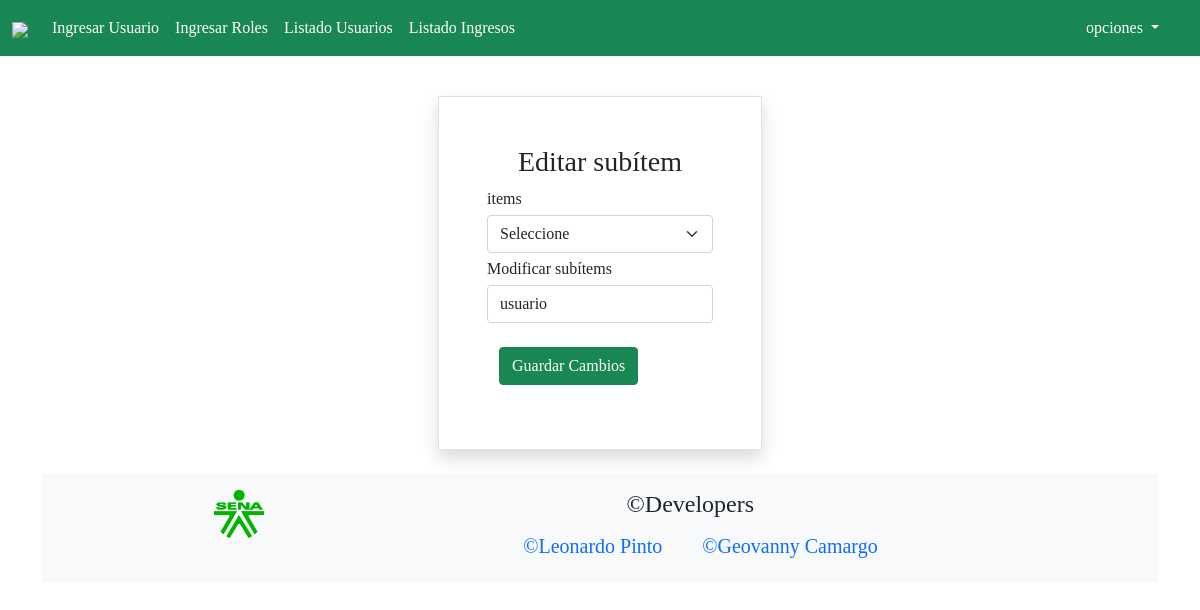
Page /pages/modificar_sub_items.php?id=2 on the earlier database version.
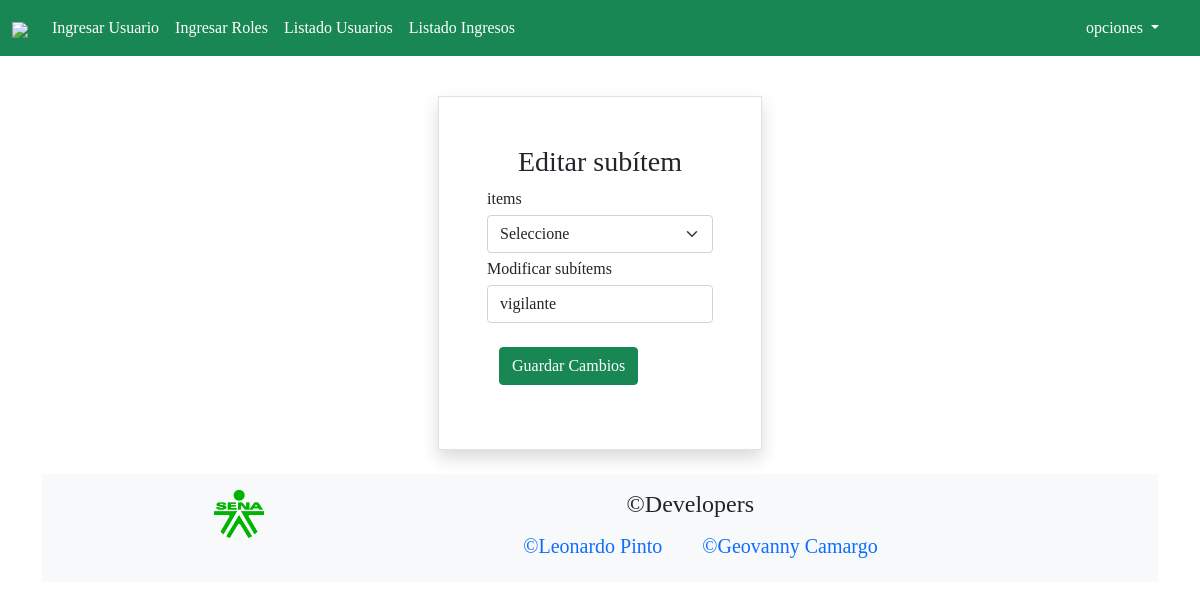
Same page on the later database version.
### tables this page shows
CREATE TABLE `sub_item` (
  `id` int(11) NOT NULL,
  `id_item` int(11) NOT NULL,
  `descripcion` varchar(70) NOT NULL
);

### pages/modificar_sub_items.php (the view, shortened to what this page needs)
<?php
$id=$_GET["id"];
?>
<!DOCTYPE html>
<html class="" lang="es">
<head>
    <link rel="stylesheet" href="../bootstrap-5.0.2-dist/css/sb-admin-2.css">
    <link rel="stylesheet" href="../bootstrap-5.0.2-dist/css/bootstrap.min.css">
</head>
<body class="nav">
    <?php
        include("../componentes/navbar.php");
    ?>
<div class="container">
    <div class="row mt-5">
        <div class="col-12 p-7 d-flex justify-content-center mt-5">
            <form class="form p-5 border bg-white p-5 rounded-5 text-black shadow" method="POST">
                <h3 class="text-center" >Editar sub&iacute;tem</h3>
                <?php
                include("../crud/controller/modificar_sub_items.php");
                $sql=$con->query(" SELECT * FROM sub_item WHERE id=$id");
                while($dato=$sql->fetch_object()) {?>
                    <div class="form form-group">
                    <label for="exampleInputEmail1" class="form-label mb-1">items</label>
                    <select for="inputPassword2" class=" form-select mb-1" name="id_item" aria-label="Default select example" placeholder="Tipo de roles">
                        <option class="form-control mb-1" list="listaRoles" id="exampleDataList" value="#" selected >Seleccione</option>
                    </select>
                <div class="form form-group">
                    <label for="inputPassword2" class=" mb-1">Modificar sub&iacute;tems</label>
                    <input type="text" class="form-control mb-1"  placeholder="Ingrese nombre" name="item" value="<?= $dato->descripcion ?>">
                </div>
                <?php
                    }
                ?>
                <div class="col-auto">
                    <button type="submit" class="btn btn-success mt-2" value="ok" name="btnModificar">Guardar Cambios</button>
                </div>
            </form>
        </div>
    </div>
</div>
</body>
</html>
<?php
include("../componentes/footer.php");
?>

Differences in the rows shown:
changed sub_item: item "usuario" → "vigilante"
